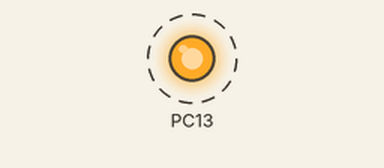
Simulated run of this sketch. Board: STM32 Blue Pill. Parts: output pins drawn as LEDs (lit = HIGH). Dashed ring = blinking. What the sketch prints to the serial monitor is not drawn.

Above: at 0.5 s.
Timing chart, 0 to 4.6 s (numbered marks = the images above):
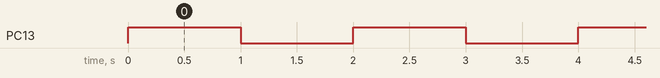

The sketch:

blink-stm32f103.ino
```cpp
/*
Via FTDI converter
Move boot0 into the 1 position

FTDI | stm32f103
RX   | PC9
TX   | PC10
GND  | GND
3.3V | 3.3V

*/

void setup() {
  Serial.begin(9600);
  while (!Serial);
  pinMode(PC13, OUTPUT);
}

void loop() {
  Serial.println("Hello from STM32");
  digitalWrite(PC13, HIGH);
  delay(1000);
  digitalWrite(PC13, LOW);
  delay(1000);
  Serial.println(millis() / 1000);
}
```

Measured:
- by itself, PC13: alternates HIGH for 1.0 s and LOW for 1.0 s
